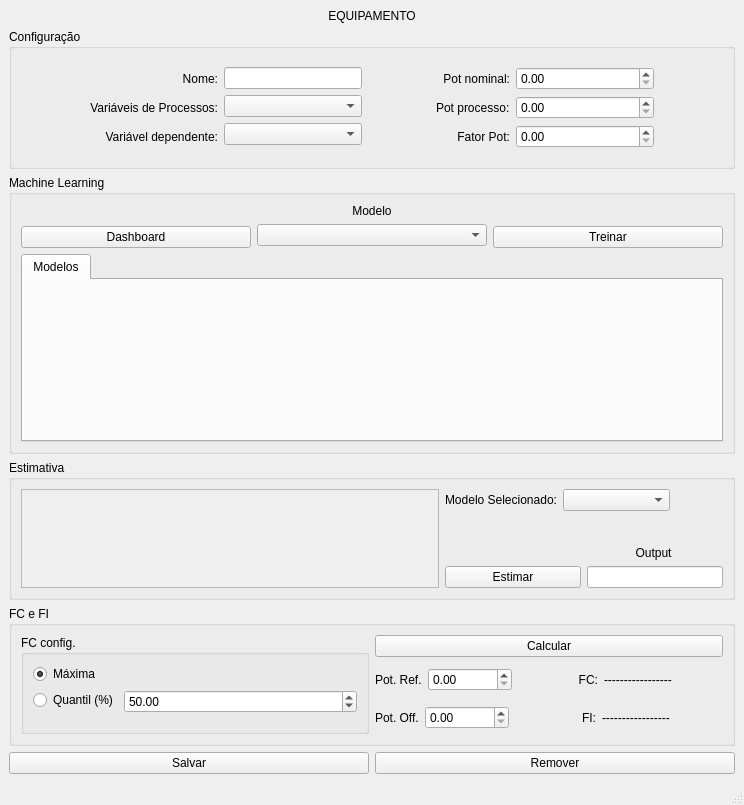
<?xml version="1.0" encoding="UTF-8"?>
<ui version="4.0">
 <class>MainWindow</class>
 <widget class="QMainWindow" name="MainWindow">
  <property name="geometry">
   <rect>
    <x>0</x>
    <y>0</y>
    <width>744</width>
    <height>805</height>
   </rect>
  </property>
  <property name="windowTitle">
   <string>Gerenciamento de Equipamentos</string>
  </property>
  <widget class="QWidget" name="centralwidget">
   <layout class="QVBoxLayout" name="verticalLayout" stretch="0,1,2,1,1,0">
    <item>
     <widget class="QLabel" name="label">
      <property name="text">
       <string>EQUIPAMENTO</string>
      </property>
      <property name="alignment">
       <set>Qt::AlignCenter</set>
      </property>
     </widget>
    </item>
    <item>
     <widget class="QGroupBox" name="groupBox">
      <property name="title">
       <string>Configuração</string>
      </property>
      <layout class="QVBoxLayout" name="verticalLayout_2">
       <item>
        <layout class="QHBoxLayout" name="horizontalLayout" stretch="1,0,2,1,0,2,1">
         <item>
          <spacer name="horizontalSpacer_4">
           <property name="orientation">
            <enum>Qt::Horizontal</enum>
           </property>
           <property name="sizeHint" stdset="0">
            <size>
             <width>40</width>
             <height>20</height>
            </size>
           </property>
          </spacer>
         </item>
         <item>
          <layout class="QVBoxLayout" name="verticalLayout_9">
           <item>
            <widget class="QLabel" name="label_2">
             <property name="text">
              <string>Nome:</string>
             </property>
             <property name="alignment">
              <set>Qt::AlignRight|Qt::AlignTrailing|Qt::AlignVCenter</set>
             </property>
            </widget>
           </item>
           <item>
            <widget class="QLabel" name="label_4">
             <property name="text">
              <string>Variáveis de Processos:</string>
             </property>
             <property name="alignment">
              <set>Qt::AlignRight|Qt::AlignTrailing|Qt::AlignVCenter</set>
             </property>
            </widget>
           </item>
           <item>
            <widget class="QLabel" name="label_3">
             <property name="text">
              <string>Variável dependente:</string>
             </property>
             <property name="alignment">
              <set>Qt::AlignRight|Qt::AlignTrailing|Qt::AlignVCenter</set>
             </property>
            </widget>
           </item>
          </layout>
         </item>
         <item>
          <layout class="QVBoxLayout" name="verticalLayout_8">
           <item>
            <widget class="QLineEdit" name="name_eq"/>
           </item>
           <item>
            <widget class="CheckableComboBox" name="var_pro"/>
           </item>
           <item>
            <widget class="QComboBox" name="var_dep"/>
           </item>
          </layout>
         </item>
         <item>
          <spacer name="horizontalSpacer">
           <property name="orientation">
            <enum>Qt::Horizontal</enum>
           </property>
           <property name="sizeHint" stdset="0">
            <size>
             <width>40</width>
             <height>20</height>
            </size>
           </property>
          </spacer>
         </item>
         <item>
          <layout class="QVBoxLayout" name="verticalLayout_10">
           <item>
            <widget class="QLabel" name="label_9">
             <property name="text">
              <string>Pot nominal:</string>
             </property>
             <property name="alignment">
              <set>Qt::AlignRight|Qt::AlignTrailing|Qt::AlignVCenter</set>
             </property>
            </widget>
           </item>
           <item>
            <widget class="QLabel" name="label_12">
             <property name="text">
              <string>Pot processo:</string>
             </property>
            </widget>
           </item>
           <item>
            <widget class="QLabel" name="label_10">
             <property name="text">
              <string>Fator Pot:</string>
             </property>
             <property name="alignment">
              <set>Qt::AlignRight|Qt::AlignTrailing|Qt::AlignVCenter</set>
             </property>
            </widget>
           </item>
          </layout>
         </item>
         <item>
          <layout class="QVBoxLayout" name="verticalLayout_11">
           <item>
            <widget class="QDoubleSpinBox" name="pot_nom">
             <property name="decimals">
              <number>2</number>
             </property>
             <property name="maximum">
              <double>9000000000.000000000000000</double>
             </property>
            </widget>
           </item>
           <item>
            <widget class="QDoubleSpinBox" name="pot_proc">
             <property name="maximum">
              <double>9000000000.000000000000000</double>
             </property>
             <property name="value">
              <double>0.000000000000000</double>
             </property>
            </widget>
           </item>
           <item>
            <widget class="QDoubleSpinBox" name="fat_pot">
             <property name="maximum">
              <double>1.000000000000000</double>
             </property>
            </widget>
           </item>
          </layout>
         </item>
         <item>
          <spacer name="horizontalSpacer_5">
           <property name="orientation">
            <enum>Qt::Horizontal</enum>
           </property>
           <property name="sizeHint" stdset="0">
            <size>
             <width>40</width>
             <height>20</height>
            </size>
           </property>
          </spacer>
         </item>
        </layout>
       </item>
      </layout>
     </widget>
    </item>
    <item>
     <widget class="QGroupBox" name="groupBox_2">
      <property name="title">
       <string>Machine Learning</string>
      </property>
      <layout class="QVBoxLayout" name="verticalLayout_3">
       <item>
        <layout class="QHBoxLayout" name="horizontalLayout_3">
         <item>
          <layout class="QVBoxLayout" name="verticalLayout_6">
           <item>
            <widget class="QLabel" name="label_7">
             <property name="text">
              <string/>
             </property>
            </widget>
           </item>
           <item>
            <widget class="QPushButton" name="dash_pushbutton">
             <property name="text">
              <string>Dashboard</string>
             </property>
            </widget>
           </item>
          </layout>
         </item>
         <item>
          <layout class="QVBoxLayout" name="verticalLayout_5">
           <property name="bottomMargin">
            <number>2</number>
           </property>
           <item>
            <widget class="QLabel" name="label_6">
             <property name="text">
              <string>Modelo</string>
             </property>
             <property name="alignment">
              <set>Qt::AlignCenter</set>
             </property>
            </widget>
           </item>
           <item>
            <widget class="CheckableComboBox" name="models_combobox">
             <property name="toolTip">
              <string>Defina o modelo</string>
             </property>
            </widget>
           </item>
          </layout>
         </item>
         <item>
          <layout class="QVBoxLayout" name="verticalLayout_7">
           <item>
            <widget class="QLabel" name="label_8">
             <property name="text">
              <string/>
             </property>
            </widget>
           </item>
           <item>
            <widget class="QPushButton" name="train_ml_pushbutton">
             <property name="text">
              <string>Treinar</string>
             </property>
            </widget>
           </item>
          </layout>
         </item>
        </layout>
       </item>
       <item>
        <widget class="QTabWidget" name="stats_tab">
         <property name="currentIndex">
          <number>0</number>
         </property>
         <property name="usesScrollButtons">
          <bool>true</bool>
         </property>
         <widget class="QWidget" name="tab">
          <attribute name="title">
           <string>Modelos</string>
          </attribute>
         </widget>
        </widget>
       </item>
      </layout>
     </widget>
    </item>
    <item>
     <widget class="QGroupBox" name="groupBox_3">
      <property name="title">
       <string>Estimativa</string>
      </property>
      <layout class="QHBoxLayout" name="horizontalLayout_4" stretch="3,2">
       <item>
        <widget class="QScrollArea" name="scrollArea">
         <property name="widgetResizable">
          <bool>true</bool>
         </property>
         <widget class="QWidget" name="scrollAreaWidget">
          <property name="geometry">
           <rect>
            <x>0</x>
            <y>0</y>
            <width>413</width>
            <height>90</height>
           </rect>
          </property>
          <layout class="QVBoxLayout" name="verticalLayout_12">
           <item>
            <layout class="QHBoxLayout" name="horizontalLayout_7" stretch="1,1">
             <item>
              <layout class="QVBoxLayout" name="textLayout"/>
             </item>
             <item>
              <layout class="QVBoxLayout" name="numLayout"/>
             </item>
            </layout>
           </item>
          </layout>
         </widget>
        </widget>
       </item>
       <item>
        <layout class="QVBoxLayout" name="verticalLayout_4" stretch="0,0,0">
         <item>
          <layout class="QHBoxLayout" name="horizontalLayout_10" stretch="0,2,1">
           <item>
            <widget class="QLabel" name="label_11">
             <property name="text">
              <string>Modelo Selecionado:</string>
             </property>
            </widget>
           </item>
           <item>
            <widget class="QComboBox" name="sel_models_combobox"/>
           </item>
           <item>
            <spacer name="horizontalSpacer_7">
             <property name="orientation">
              <enum>Qt::Horizontal</enum>
             </property>
             <property name="sizeHint" stdset="0">
              <size>
               <width>40</width>
               <height>20</height>
              </size>
             </property>
            </spacer>
           </item>
          </layout>
         </item>
         <item>
          <layout class="QHBoxLayout" name="horizontalLayout_6" stretch="4,1,1">
           <item>
            <spacer name="horizontalSpacer_6">
             <property name="orientation">
              <enum>Qt::Horizontal</enum>
             </property>
             <property name="sizeHint" stdset="0">
              <size>
               <width>40</width>
               <height>20</height>
              </size>
             </property>
            </spacer>
           </item>
           <item>
            <widget class="QLabel" name="label_5">
             <property name="text">
              <string>Output</string>
             </property>
             <property name="alignment">
              <set>Qt::AlignBottom|Qt::AlignHCenter</set>
             </property>
            </widget>
           </item>
           <item>
            <spacer name="horizontalSpacer_2">
             <property name="orientation">
              <enum>Qt::Horizontal</enum>
             </property>
             <property name="sizeHint" stdset="0">
              <size>
               <width>40</width>
               <height>20</height>
              </size>
             </property>
            </spacer>
           </item>
          </layout>
         </item>
         <item>
          <layout class="QHBoxLayout" name="horizontalLayout_5" stretch="1,1">
           <item>
            <widget class="QPushButton" name="predict_pushbutton">
             <property name="text">
              <string>Estimar</string>
             </property>
            </widget>
           </item>
           <item>
            <widget class="QLineEdit" name="output_predict">
             <property name="readOnly">
              <bool>true</bool>
             </property>
            </widget>
           </item>
          </layout>
         </item>
        </layout>
       </item>
      </layout>
     </widget>
    </item>
    <item>
     <widget class="QGroupBox" name="groupBox_4">
      <property name="title">
       <string>FC e FI</string>
      </property>
      <layout class="QHBoxLayout" name="horizontalLayout_2" stretch="1,1">
       <item>
        <widget class="QGroupBox" name="groupBox_5">
         <property name="title">
          <string>FC config.</string>
         </property>
         <layout class="QFormLayout" name="formLayout">
          <item row="0" column="0">
           <widget class="QRadioButton" name="media_RB">
            <property name="text">
             <string>Máxima</string>
            </property>
            <property name="checked">
             <bool>true</bool>
            </property>
            <attribute name="buttonGroup">
             <string notr="true">configFCGroup</string>
            </attribute>
           </widget>
          </item>
          <item row="1" column="0">
           <widget class="QRadioButton" name="quantil_RB">
            <property name="text">
             <string>Quantil (%)</string>
            </property>
            <attribute name="buttonGroup">
             <string notr="true">configFCGroup</string>
            </attribute>
           </widget>
          </item>
          <item row="1" column="1">
           <widget class="QDoubleSpinBox" name="quantil_SB">
            <property name="maximum">
             <double>100.000000000000000</double>
            </property>
            <property name="value">
             <double>50.000000000000000</double>
            </property>
           </widget>
          </item>
         </layout>
        </widget>
       </item>
       <item>
        <layout class="QVBoxLayout" name="verticalLayout_13">
         <item>
          <widget class="QPushButton" name="calc_Button">
           <property name="text">
            <string>Calcular</string>
           </property>
          </widget>
         </item>
         <item>
          <layout class="QHBoxLayout" name="horizontalLayout_12" stretch="0,0,1,1,0">
           <item>
            <widget class="QLabel" name="label_13">
             <property name="text">
              <string>Pot. Ref.</string>
             </property>
            </widget>
           </item>
           <item>
            <widget class="QDoubleSpinBox" name="potRef_SB">
             <property name="maximum">
              <double>100000000.000000000000000</double>
             </property>
            </widget>
           </item>
           <item>
            <widget class="QLabel" name="label_14">
             <property name="text">
              <string>FC:</string>
             </property>
             <property name="alignment">
              <set>Qt::AlignRight|Qt::AlignTrailing|Qt::AlignVCenter</set>
             </property>
            </widget>
           </item>
           <item>
            <widget class="QLabel" name="fc_Label">
             <property name="text">
              <string>-----------------</string>
             </property>
            </widget>
           </item>
           <item>
            <spacer name="horizontalSpacer_3">
             <property name="orientation">
              <enum>Qt::Horizontal</enum>
             </property>
             <property name="sizeHint" stdset="0">
              <size>
               <width>40</width>
               <height>20</height>
              </size>
             </property>
            </spacer>
           </item>
          </layout>
         </item>
         <item>
          <layout class="QHBoxLayout" name="horizontalLayout_11" stretch="0,0,1,1,0">
           <item>
            <widget class="QLabel" name="label_18">
             <property name="text">
              <string>Pot. Off.</string>
             </property>
            </widget>
           </item>
           <item>
            <widget class="QDoubleSpinBox" name="potOff_SB">
             <property name="maximum">
              <double>100000000.000000000000000</double>
             </property>
            </widget>
           </item>
           <item>
            <widget class="QLabel" name="label_15">
             <property name="text">
              <string>FI:</string>
             </property>
             <property name="alignment">
              <set>Qt::AlignRight|Qt::AlignTrailing|Qt::AlignVCenter</set>
             </property>
            </widget>
           </item>
           <item>
            <widget class="QLabel" name="fi_Label">
             <property name="text">
              <string>-----------------</string>
             </property>
            </widget>
           </item>
           <item>
            <spacer name="horizontalSpacer_8">
             <property name="orientation">
              <enum>Qt::Horizontal</enum>
             </property>
             <property name="sizeHint" stdset="0">
              <size>
               <width>40</width>
               <height>20</height>
              </size>
             </property>
            </spacer>
           </item>
          </layout>
         </item>
        </layout>
       </item>
      </layout>
     </widget>
    </item>
    <item>
     <layout class="QHBoxLayout" name="horizontalLayout_8">
      <item>
       <widget class="QPushButton" name="save_eq_pushbutton">
        <property name="text">
         <string>Salvar</string>
        </property>
       </widget>
      </item>
      <item>
       <widget class="QPushButton" name="remover_pb">
        <property name="text">
         <string>Remover</string>
        </property>
       </widget>
      </item>
     </layout>
    </item>
   </layout>
  </widget>
  <widget class="QMenuBar" name="menubar">
   <property name="geometry">
    <rect>
     <x>0</x>
     <y>0</y>
     <width>744</width>
     <height>26</height>
    </rect>
   </property>
  </widget>
  <widget class="QStatusBar" name="statusbar"/>
 </widget>
 <customwidgets>
  <customwidget>
   <class>CheckableComboBox</class>
   <extends>QComboBox</extends>
   <header>multiSelCombo2</header>
  </customwidget>
 </customwidgets>
 <resources/>
 <connections/>
 <buttongroups>
  <buttongroup name="configFCGroup"/>
 </buttongroups>
</ui>
